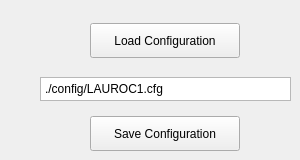
      <widget class="QWidget" name="lauroc1Tab">
       <attribute name="title">
        <string>LAUROC1</string>
       </attribute>
       <widget class="QWidget" name="gridLayoutWidget_23">
        <property name="geometry">
         <rect>
          <x>40</x>
          <y>20</y>
          <width>251</width>
          <height>131</height>
         </rect>
        </property>
        <layout class="QGridLayout" name="configFileGridLayout">
         <item row="0" column="0" alignment="Qt::AlignHCenter|Qt::AlignVCenter">
          <widget class="QPushButton" name="lauroc1ConfigFileOpenButton">
           <property name="minimumSize">
            <size>
             <width>150</width>
             <height>35</height>
            </size>
           </property>
           <property name="maximumSize">
            <size>
             <width>150</width>
             <height>35</height>
            </size>
           </property>
           <property name="text">
            <string>Load Configuration</string>
           </property>
          </widget>
         </item>
         <item row="1" column="0" alignment="Qt::AlignHCenter|Qt::AlignVCenter">
          <widget class="QPlainTextEdit" name="lauroc1ConfigFileNameBox">
           <property name="maximumSize">
            <size>
             <width>16777215</width>
             <height>24</height>
            </size>
           </property>
           <property name="verticalScrollBarPolicy">
            <enum>Qt::ScrollBarAlwaysOff</enum>
           </property>
           <property name="horizontalScrollBarPolicy">
            <enum>Qt::ScrollBarAlwaysOff</enum>
           </property>
           <property name="plainText">
            <string>./config/LAUROC1.cfg</string>
           </property>
          </widget>
         </item>
         <item row="2" column="0" alignment="Qt::AlignHCenter">
          <widget class="QPushButton" name="lauroc1ConfigFileSaveButton">
           <property name="minimumSize">
            <size>
             <width>150</width>
             <height>35</height>
            </size>
           </property>
           <property name="maximumSize">
            <size>
             <width>150</width>
             <height>35</height>
            </size>
           </property>
           <property name="text">
            <string>Save Configuration</string>
           </property>
          </widget>
         </item>
        </layout>
       </widget>
      </widget>
